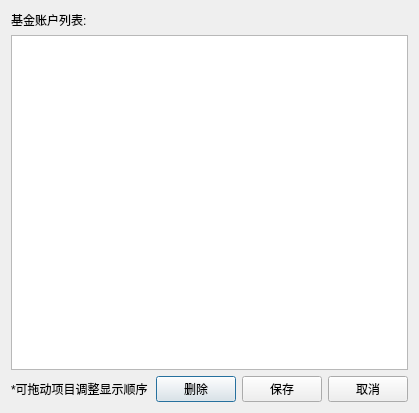
<?xml version="1.0" encoding="UTF-8"?>
<ui version="4.0">
 <class>SetupFundAccountDialog</class>
 <widget class="QDialog" name="SetupFundAccountDialog">
  <property name="geometry">
   <rect>
    <x>0</x>
    <y>0</y>
    <width>419</width>
    <height>413</height>
   </rect>
  </property>
  <property name="minimumSize">
   <size>
    <width>0</width>
    <height>0</height>
   </size>
  </property>
  <property name="windowTitle">
   <string>设置基金账户</string>
  </property>
  <layout class="QVBoxLayout" name="verticalLayout">
   <item>
    <widget class="QLabel" name="label_2">
     <property name="text">
      <string>基金账户列表:</string>
     </property>
    </widget>
   </item>
   <item>
    <widget class="QListWidget" name="listWidget">
     <property name="editTriggers">
      <set>QAbstractItemView::EditTrigger::NoEditTriggers</set>
     </property>
     <property name="dragEnabled">
      <bool>true</bool>
     </property>
     <property name="dragDropMode">
      <enum>QAbstractItemView::DragDropMode::InternalMove</enum>
     </property>
     <property name="defaultDropAction">
      <enum>Qt::DropAction::MoveAction</enum>
     </property>
     <property name="alternatingRowColors">
      <bool>true</bool>
     </property>
     <property name="selectionBehavior">
      <enum>QAbstractItemView::SelectionBehavior::SelectRows</enum>
     </property>
     <property name="supportedDragActions">
      <set>Qt::DropAction::MoveAction</set>
     </property>
    </widget>
   </item>
   <item>
    <layout class="QHBoxLayout" name="horizontalLayout">
     <item>
      <widget class="QLabel" name="label">
       <property name="sizePolicy">
        <sizepolicy hsizetype="Expanding" vsizetype="Preferred">
         <horstretch>0</horstretch>
         <verstretch>0</verstretch>
        </sizepolicy>
       </property>
       <property name="text">
        <string>*可拖动项目调整显示顺序</string>
       </property>
      </widget>
     </item>
     <item>
      <widget class="QPushButton" name="deleteButton">
       <property name="text">
        <string>删除</string>
       </property>
      </widget>
     </item>
     <item>
      <widget class="QPushButton" name="saveButton">
       <property name="text">
        <string>保存</string>
       </property>
      </widget>
     </item>
     <item>
      <widget class="QPushButton" name="cancelButton">
       <property name="text">
        <string>取消</string>
       </property>
      </widget>
     </item>
    </layout>
   </item>
  </layout>
 </widget>
 <resources/>
 <connections>
  <connection>
   <sender>saveButton</sender>
   <signal>clicked()</signal>
   <receiver>SetupFundAccountDialog</receiver>
   <slot>onSaveButtonClicked()</slot>
   <hints>
    <hint type="sourcelabel">
     <x>452</x>
     <y>424</y>
    </hint>
    <hint type="destinationlabel">
     <x>305</x>
     <y>434</y>
    </hint>
   </hints>
  </connection>
  <connection>
   <sender>cancelButton</sender>
   <signal>clicked()</signal>
   <receiver>SetupFundAccountDialog</receiver>
   <slot>reject()</slot>
   <hints>
    <hint type="sourcelabel">
     <x>539</x>
     <y>424</y>
    </hint>
    <hint type="destinationlabel">
     <x>489</x>
     <y>434</y>
    </hint>
   </hints>
  </connection>
  <connection>
   <sender>deleteButton</sender>
   <signal>clicked()</signal>
   <receiver>SetupFundAccountDialog</receiver>
   <slot>onDeleteButtonClicked()</slot>
   <hints>
    <hint type="sourcelabel">
     <x>312</x>
     <y>414</y>
    </hint>
    <hint type="destinationlabel">
     <x>429</x>
     <y>622</y>
    </hint>
   </hints>
  </connection>
 </connections>
 <slots>
  <slot>onSaveButtonClicked()</slot>
  <slot>onDeleteButtonClicked()</slot>
 </slots>
</ui>
